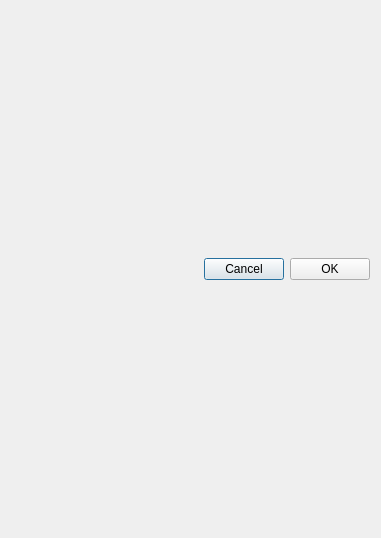
<?xml version="1.0" encoding="UTF-8"?>
<ui version="4.0">
 <class>HeadActivationDialog</class>
 <widget class="QDialog" name="HeadActivationDialog">
  <property name="geometry">
   <rect>
    <x>0</x>
    <y>0</y>
    <width>381</width>
    <height>538</height>
   </rect>
  </property>
  <property name="windowTitle">
   <string>Dialog</string>
  </property>
  <layout class="QVBoxLayout" name="verticalLayout_2">
   <item>
    <layout class="QVBoxLayout" name="verticalLayout" stretch="10,1">
     <item>
      <layout class="QGridLayout" name="gridLayout"/>
     </item>
     <item>
      <layout class="QHBoxLayout" name="horizontalLayout">
       <item>
        <spacer name="horizontalSpacer">
         <property name="orientation">
          <enum>Qt::Horizontal</enum>
         </property>
         <property name="sizeHint" stdset="0">
          <size>
           <width>40</width>
           <height>20</height>
          </size>
         </property>
        </spacer>
       </item>
       <item>
        <widget class="QPushButton" name="pushButtonCancel">
         <property name="text">
          <string>Cancel</string>
         </property>
         <property name="icon">
          <iconset>
           <normaloff>:/new/icons/icons/multip.png</normaloff>:/new/icons/icons/multip.png</iconset>
         </property>
         <property name="iconSize">
          <size>
           <width>40</width>
           <height>40</height>
          </size>
         </property>
        </widget>
       </item>
       <item>
        <widget class="QPushButton" name="pushButtonOK">
         <property name="text">
          <string>OK</string>
         </property>
         <property name="icon">
          <iconset>
           <normaloff>:/new/icons/icons/check.png</normaloff>:/new/icons/icons/check.png</iconset>
         </property>
         <property name="iconSize">
          <size>
           <width>40</width>
           <height>40</height>
          </size>
         </property>
        </widget>
       </item>
      </layout>
     </item>
    </layout>
   </item>
  </layout>
 </widget>
 <resources/>
 <connections/>
</ui>
